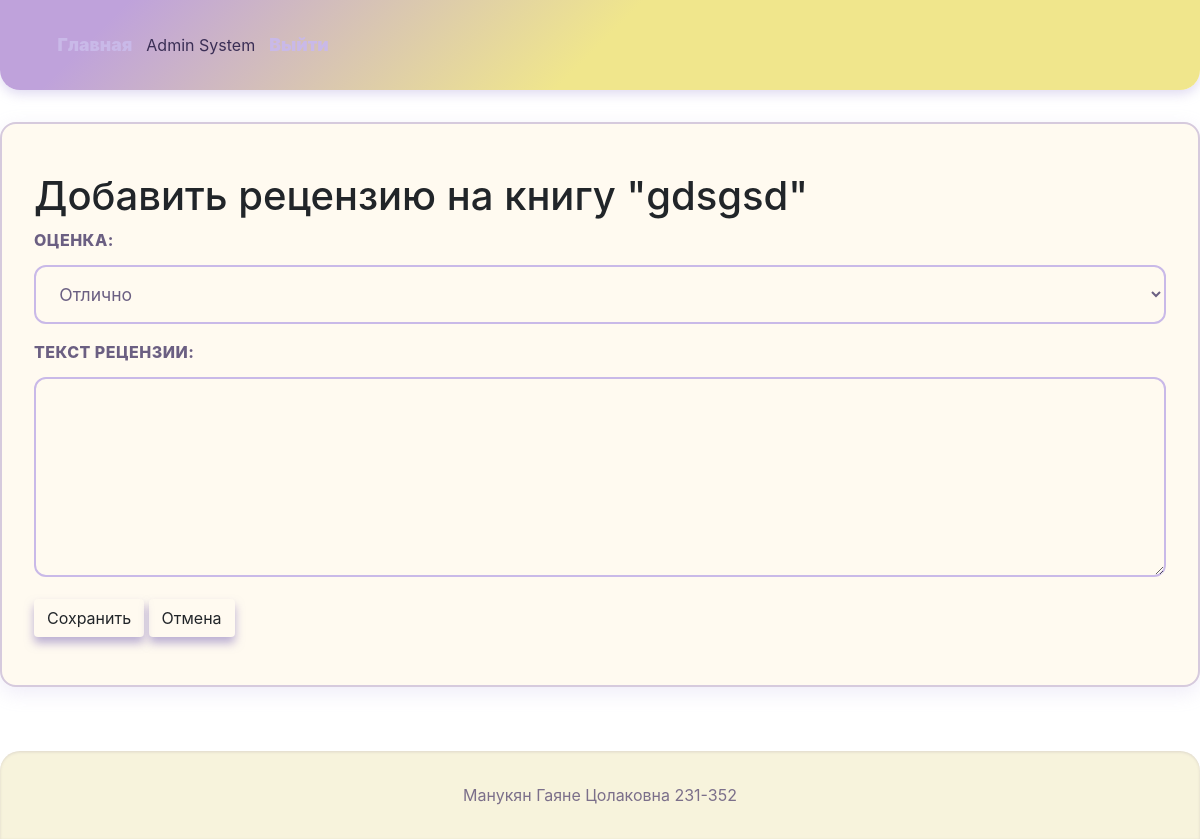
Page /books/2/review/new (signed in) on the earlier database version.
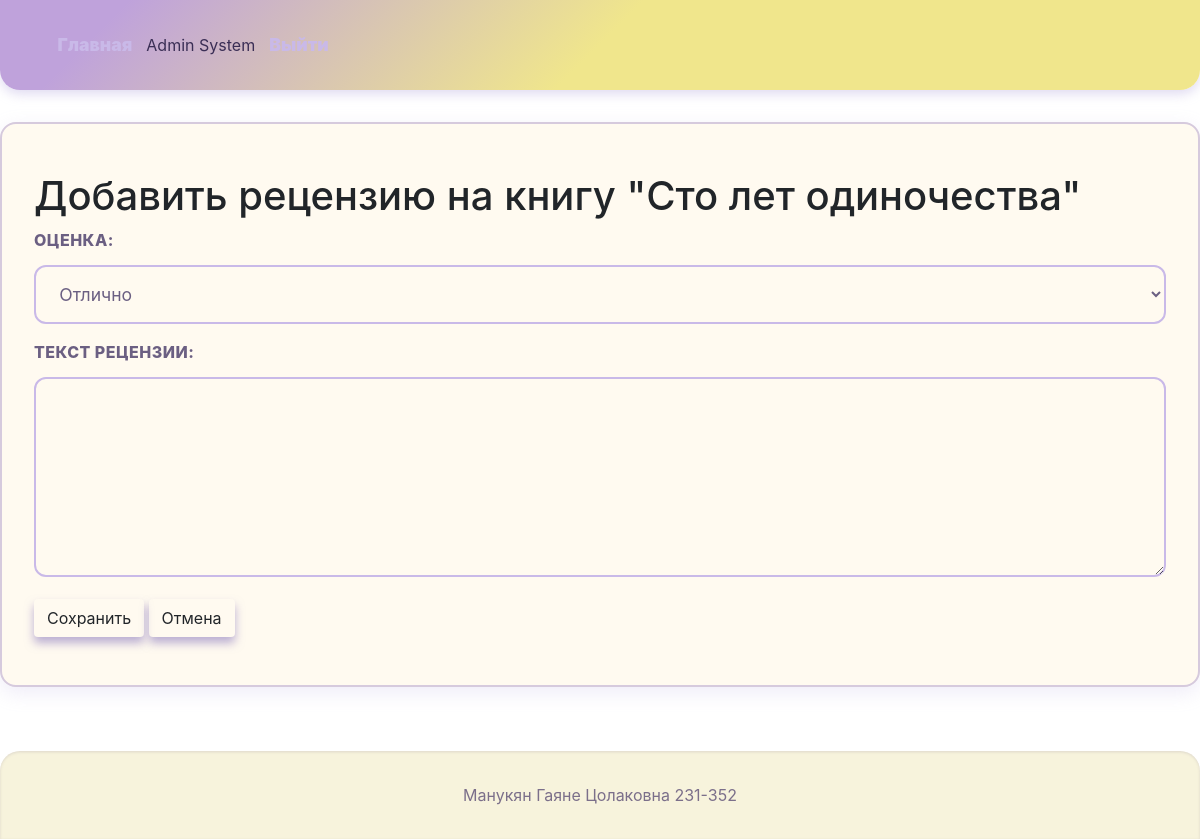
Same page on the later database version.
### models.py (models this page shows, shortened)
class User(db.Model, UserMixin):
    __tablename__ = 'users'  # <-- исправлено
    id = db.Column(db.Integer, primary_key=True)
    login = db.Column(db.String(50), nullable=False, unique=True)
    password_hash = db.Column(db.String(256), nullable=False)
    last_name = db.Column(db.String(50), nullable=False)
    first_name = db.Column(db.String(50), nullable=False)
    middle_name = db.Column(db.String(50))
    role_id = db.Column(db.Integer, db.ForeignKey('roles.id'), nullable=False)
    reviews = db.relationship('Review', backref='user', lazy=True)

class Book(db.Model):
    __tablename__ = 'books'
    id = db.Column(db.Integer, primary_key=True)
    title = db.Column(db.String(100), nullable=False)
    description = db.Column(db.Text, nullable=False)
    year = db.Column(db.Integer, nullable=False)
    publisher = db.Column(db.String(100), nullable=False)
    author = db.Column(db.String(100), nullable=False)
    pages = db.Column(db.Integer, nullable=False)
    cover_id = db.Column(db.Integer, db.ForeignKey('covers.id', ondelete='CASCADE'), nullable=False, unique=True)  # Add ondelete
    cover = db.relationship('Cover', back_populates='book', uselist=False, cascade="all, delete-orphan", single_parent=True) # Add single_parent
    genres = db.relationship('Genre', secondary='book_genres', back_populates='books')
    reviews = db.relationship('Review', backref='book', lazy=True, cascade="all, delete-orphan")

### app.py (the view, shortened to what this page needs)
@app.route('/books/<int:book_id>/review/new', methods=['GET', 'POST'])
@login_required
def add_review(book_id):
    book = Book.query.get_or_404(book_id)
    if current_user.role.name not in ('user', 'moderator', 'admin'):
        flash('У вас недостаточно прав для добавления рецензии', 'danger')
        return redirect(url_for('view_book', book_id=book_id))
    existing_review = Review.query.filter_by(book_id=book_id, user_id=current_user.id).first()
    if existing_review:
        flash('Вы уже оставили рецензию на эту книгу', 'warning')
        return redirect(url_for('view_book', book_id=book_id))
    return render_template('add_review.html', book=book)

### app.py (called while the page is built)
@login_manager.user_loader
def load_user(user_id):
    return User.query.get(int(user_id))

### templates/add_review.html (shortened to what this page needs)
{% extends "base.html" %}
{% block content %}
<h1>Добавить рецензию на книгу "{{ book.title }}"</h1>
<form method="POST">
    <div class="form-group">
        <label for="rating">Оценка:</label>
        <select id="rating" name="rating" required>
            <option value="5" selected>Отлично</option>
        </select>
    </div>
    <div class="form-group">
        <label for="text">Текст рецензии:</label>
        <textarea id="text" name="text" rows="6" required></textarea>
    </div>
    <button type="submit" class="btn">Сохранить</button>
    <a href="{{ url_for('view_book', book_id=book.id) }}" class="btn">Отмена</a>
</form>
{% endblock %}

### templates/base.html (shortened to what this page needs)
<!DOCTYPE html>
<html lang="ru">
<head>
    <link rel="stylesheet" href="{{ url_for('static', filename='css/style.css') }}">
    <link href="https://cdn.jsdelivr.net/npm/bootstrap@5.3.0/dist/css/bootstrap.min.css" rel="stylesheet">
    <link rel="stylesheet" href="{{ url_for('static', filename='css/style.css') }}">
    <link rel="stylesheet" href="https://stackpath.bootstrapcdn.com/bootstrap/4.5.2/css/bootstrap.min.css">
</head>
<body>
    <header>
        <nav>
            <a href="{{ url_for('index') }}">Главная</a>
            {% if current_user.is_authenticated %}
                <span>{{ current_user.last_name }} {{ current_user.first_name }}</span>
                <a href="{{ url_for('logout') }}">Выйти</a>
            {% else %}
                <a href="{{ url_for('login') }}">Войти</a>
            {% endif %}
        </nav>
    </header>
    <main>
        {% block content %}{% endblock %}
    </main>
    <footer>
        Манукян Гаяне Цолаковна 231-352
    </footer>
</body>
</html>

### static/css/style.css (style rules this page uses)
body { font-family: 'Segoe UI', Tahoma, Geneva, Verdana, sans-serif; line-height: 1.6; margin: 0; padding: 0; color: #4b3b66; background: #fffaf0; -webkit-font-smoothing: antialiased; -moz-osx-font-smoothing: grayscale; }
header { background: linear-gradient(135deg, #bfa2db 10%, #f0e68c 50%); color: #3a2e55; padding: 2rem 3rem; box-shadow: 0 4px 12px rgba(176, 162, 219, 0.4); border-bottom-left-radius: 20px; border-bottom-right-radius: 20px; }
nav { display: flex; justify-content: flex-start; align-items: center; max-width: 1500px; margin: 0 auto; gap: 2rem; }
nav a { color: #c9b9e8; text-decoration: none; font-weight: 1000; font-size: 1.1rem; padding: 0.3rem 0.6rem; border-radius: 6px; transition: background-color 0.3s ease, color 0.3s ease; }
main { padding: 3rem 2rem; max-width: 1400px; margin: 2rem auto 4rem; background: #fffaf0; border-radius: 16px; box-shadow: 0 6px 20px rgba(176, 162, 219, 0.2); border: 2px solid #d6cadd; }
footer { background: #f7f3dc; padding: 2rem 1rem; text-align: center; color: #7b6f8a; font-size: 1rem; border-top-left-radius: 20px; border-top-right-radius: 20px; box-shadow: inset 0 1px 3px rgba(123, 111, 138, 0.2); }
.btn { display: inline-block; background: #8c7bbe; color: white; padding: 0.7rem 1.5rem; border: none; border-radius: 12px; cursor: pointer; font-size: 1.1rem; font-weight: 700; text-decoration: none; box-shadow: 0 6px 10px rgba(140, 123, 190, 0.6); transition: background-color 0.3s ease, box-shadow 0.3s ease; }
.form-group { margin-bottom: 2rem; }
.form-group label { display: block; margin-bottom: 0.8rem; font-weight: 800; color: #6b5f82; letter-spacing: 0.03em; text-transform: uppercase; }
.form-group input[type="text"], .form-group input[type="number"], .form-group input[type="file"], .form-group select, .form-group textarea { width: 100%; padding: 1rem 1.2rem; border: 2px solid #c9b9e8; border-radius: 12px; font-size: 1.1rem; color: #6b5f82; transition: border-color 0.3s ease, box-shadow 0.3s ease; font-family: inherit; background: #fffaf0; }
.form-group textarea { min-height: 200px; resize: vertical; background: #fffaf0; }

Differences in the rows shown:
changed Book: title "gdsgsd" → "Сто лет одиночества"
